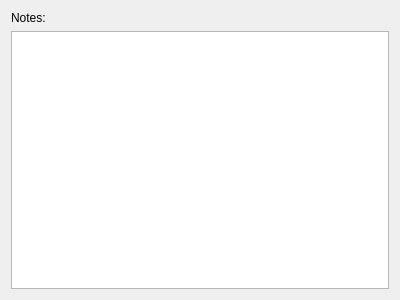
<?xml version="1.0" encoding="UTF-8"?>
<ui version="4.0">
 <class>EditEntryWidgetNotes</class>
 <widget class="QWidget" name="EditEntryWidgetNotes">
  <property name="geometry">
   <rect>
    <x>0</x>
    <y>0</y>
    <width>400</width>
    <height>300</height>
   </rect>
  </property>
  <layout class="QVBoxLayout" name="verticalLayout">
   <item>
    <widget class="QLabel" name="notesLabel">
     <property name="text">
      <string>Notes:</string>
     </property>
    </widget>
   </item>
   <item>
    <widget class="QPlainTextEdit" name="notesEdit"/>
   </item>
  </layout>
 </widget>
 <resources/>
 <connections/>
</ui>
